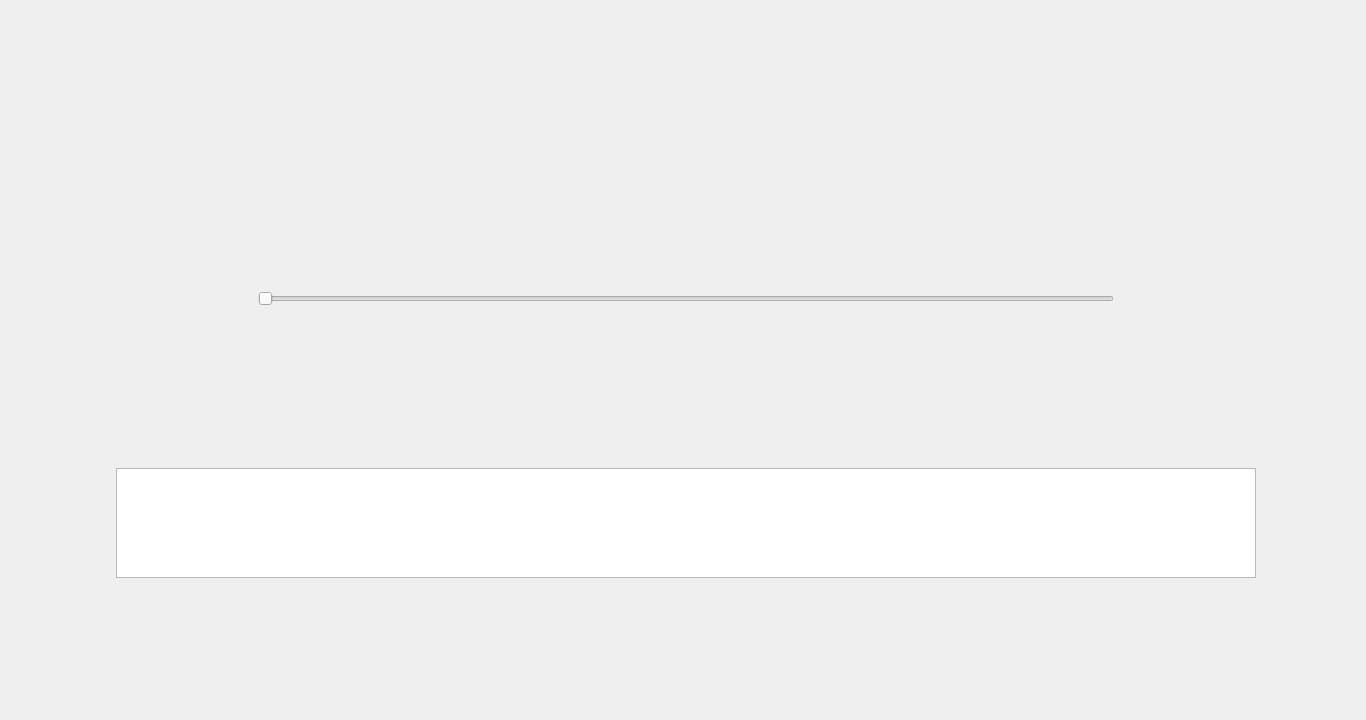
<?xml version="1.0" encoding="UTF-8"?>
<ui version="4.0">
 <class>mood_feedback</class>
 <widget class="QWidget" name="mood_feedback">
  <property name="geometry">
   <rect>
    <x>0</x>
    <y>0</y>
    <width>1366</width>
    <height>720</height>
   </rect>
  </property>
  <property name="minimumSize">
   <size>
    <width>1366</width>
    <height>720</height>
   </size>
  </property>
  <property name="maximumSize">
   <size>
    <width>1366</width>
    <height>720</height>
   </size>
  </property>
  <property name="windowTitle">
   <string>Form</string>
  </property>
  <widget class="QLabel" name="background_label">
   <property name="geometry">
    <rect>
     <x>0</x>
     <y>0</y>
     <width>1366</width>
     <height>720</height>
    </rect>
   </property>
   <property name="minimumSize">
    <size>
     <width>1366</width>
     <height>720</height>
    </size>
   </property>
   <property name="maximumSize">
    <size>
     <width>1366</width>
     <height>720</height>
    </size>
   </property>
   <property name="styleSheet">
    <string notr="true">border-image: url(:/Netral/images/new bg mood prediction rate fg.png);</string>
   </property>
   <property name="text">
    <string/>
   </property>
  </widget>
  <widget class="QSlider" name="rating_slider">
   <property name="geometry">
    <rect>
     <x>258</x>
     <y>264</y>
     <width>856</width>
     <height>70</height>
    </rect>
   </property>
   <property name="styleSheet">
    <string notr="true"/>
   </property>
   <property name="orientation">
    <enum>Qt::Horizontal</enum>
   </property>
  </widget>
  <widget class="QTextEdit" name="text_edit">
   <property name="geometry">
    <rect>
     <x>116</x>
     <y>468</y>
     <width>1140</width>
     <height>110</height>
    </rect>
   </property>
   <property name="styleSheet">
    <string notr="true">font: 700 17pt &quot;Segoe UI&quot;;</string>
   </property>
   <property name="html">
    <string>&lt;!DOCTYPE HTML PUBLIC &quot;-//W3C//DTD HTML 4.0//EN&quot; &quot;http://www.w3.org/TR/REC-html40/strict.dtd&quot;&gt;
&lt;html&gt;&lt;head&gt;&lt;meta name=&quot;qrichtext&quot; content=&quot;1&quot; /&gt;&lt;meta charset=&quot;utf-8&quot; /&gt;&lt;style type=&quot;text/css&quot;&gt;
p, li { white-space: pre-wrap; }
hr { height: 1px; border-width: 0; }
li.unchecked::marker { content: &quot;\2610&quot;; }
li.checked::marker { content: &quot;\2612&quot;; }
&lt;/style&gt;&lt;/head&gt;&lt;body style=&quot; font-family:'Segoe UI'; font-size:17pt; font-weight:700; font-style:normal;&quot;&gt;
&lt;p style=&quot;-qt-paragraph-type:empty; margin-top:0px; margin-bottom:0px; margin-left:0px; margin-right:0px; -qt-block-indent:0; text-indent:0px;&quot;&gt;&lt;br /&gt;&lt;/p&gt;&lt;/body&gt;&lt;/html&gt;</string>
   </property>
  </widget>
  <widget class="QPushButton" name="submit_button">
   <property name="geometry">
    <rect>
     <x>1159</x>
     <y>624</y>
     <width>173</width>
     <height>70</height>
    </rect>
   </property>
   <property name="styleSheet">
    <string notr="true"/>
   </property>
   <property name="text">
    <string/>
   </property>
   <property name="autoDefault">
    <bool>true</bool>
   </property>
   <property name="default">
    <bool>true</bool>
   </property>
   <property name="flat">
    <bool>true</bool>
   </property>
  </widget>
 </widget>
 <resources>
  <include location="resource.qrc"/>
 </resources>
 <connections/>
</ui>
